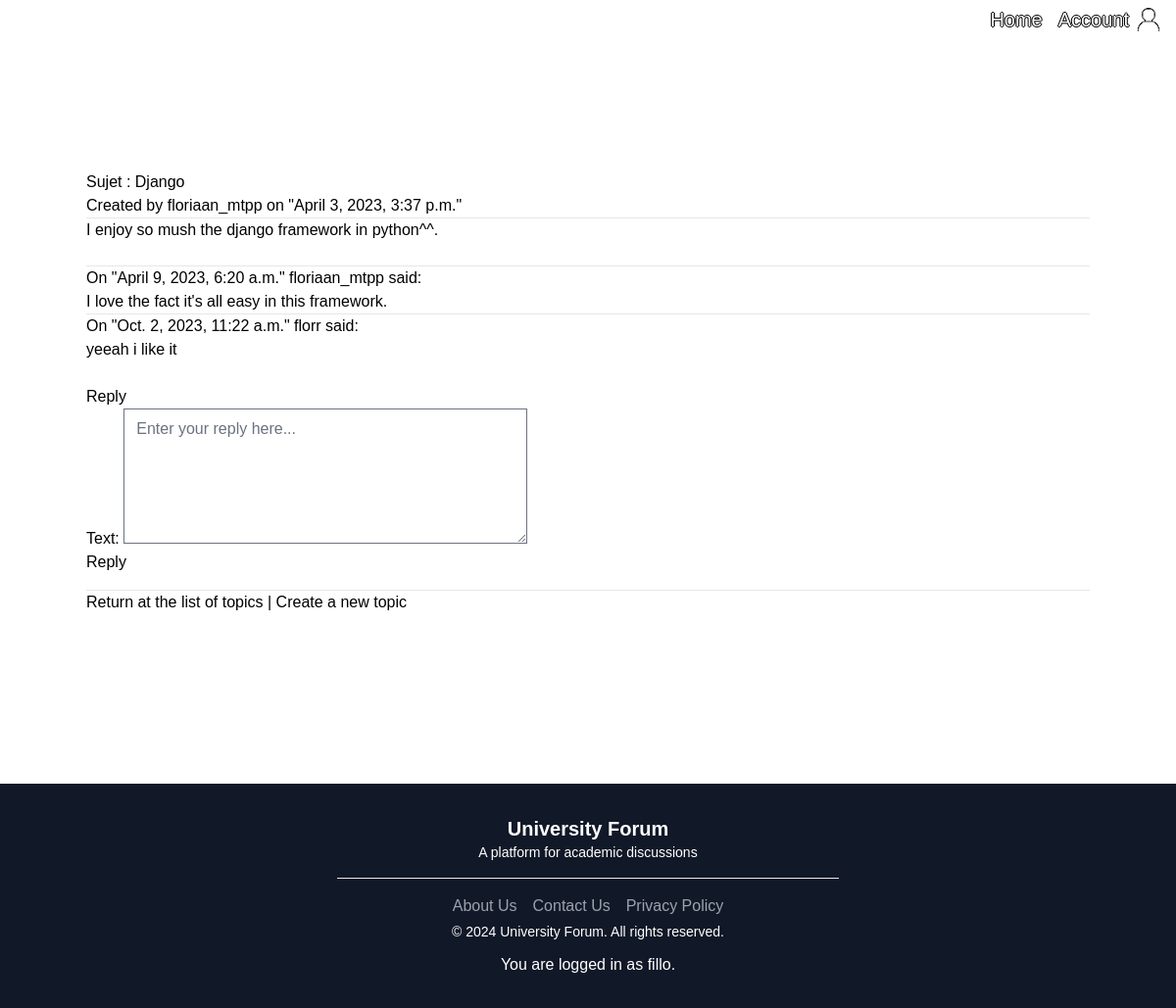
The page /topic/django/ (signed in) on the database its author committed.
### forum/models.py (models this page shows, shortened)
class Topic(models.Model):
    IT= 'IT section'
    MATH = 'MATH section'
    PHYS = 'PHYS section'
    MEDICINE = 'Medicine section'
    SOCIOLOGY = 'Sociology section'
    DIVER = 'miscellaneous Topics'
    SECTION_CHOICES = [
        (IT, 'IT section'),
        (MATH, 'MATH section'),
        (PHYS, 'PHYS section'),
        (MEDICINE, 'Medicine section'),
        (SOCIOLOGY, 'Sociology section'),
        (DIVER, 'miscellaneous Topics'),
    ]
    section = models.CharField(max_length=30, choices=SECTION_CHOICES, verbose_name='Section', default='None')
    title = models.CharField(max_length=255)
    description = models.TextField()
    created_at = models.DateTimeField(auto_now_add=True)
    author = models.ForeignKey(settings.AUTH_USER_MODEL, on_delete=models.CASCADE)
    slug = models.SlugField(max_length=255, unique=True)

class Reply(models.Model):
    topic = models.ForeignKey(Topic, related_name='replies', on_delete=models.CASCADE)
    author = models.ForeignKey(settings.AUTH_USER_MODEL, on_delete=models.CASCADE)
    text = models.TextField()
    created_at = models.DateTimeField(auto_now_add=True)
    class Meta:
        ordering = ['created_at']

### authentication/models.py (models this page shows)
class User(AbstractUser):
    PROFESSOR = 'professor'
    STUDENT = 'student'
    IT = 'IT license'
    MATH = 'MATH license'
    PHYS = 'PHYS license'
    Medecine = 'Medecine'
    Sociology = 'Sociology license'
    ROLE_CHOICES = [
        (PROFESSOR, 'Professor'),
        (STUDENT, 'Student'),
    ]
    STUDIES_CHOICES = [
        (IT, 'IT license'),
        (MATH, 'MATH license'),
        (PHYS, 'PHYS license'),
        (Medecine, 'Medecine'),
        (Sociology, 'Sociology license'),
    ]
    profile_picture = models.ImageField(verbose_name='profile_picture', blank=True, null=True)
    role = models.CharField(max_length=30, choices=ROLE_CHOICES, verbose_name='Rôle')
    studies = models.CharField(max_length=30, choices=STUDIES_CHOICES, verbose_name='Studies', default='')

### forum/views.py (the view)
# urls.py: path('topic/<slug>/', forum.views.topic_detail, name='topic-detail'),
@login_required
def topic_detail(request, slug):
    topic = get_object_or_404(Topic, slug=slug)
    if request.method == 'POST':
        form = forms.ReplyTopicForm(request.POST)
        if form.is_valid():
            reply = form.save(commit=False)
            reply.author = request.user
            reply.topic = topic
            reply.save()
            return redirect('topic-detail', slug=slug)
    else:
        form = forms.ReplyTopicForm()
    return render(request, 'forum/topic_detail.html', {'topic': topic, 'form': form})

### forum/forms.py
class ReplyTopicForm(forms.Form):
    message = forms.CharField(widget=forms.Textarea(
        attrs={'rows': 5, 'placeholder': 'Your message'}))

### forum/templates/forum/topic_detail.html (shortened to what this page needs)
{% extends "base.html" %}
{% load static %}
{% load tailwind_tags %}
{% block content %}
<main class="container mx-auto flex align-center flex-col h-full justify-center">
    <div class="div-topic">
        <h2>Sujet : {{ topic.title }}</h2>
        <div class="topic-content">
            <p id="create"> Created by {{ topic.author.username }} on "{{ topic.created_at }}"</p>
            <hr>
            <p>{{ topic.description }}</p>
        </div>
        <br>
        <div class="replies">
            {% for reply in topic.replies.all %}
                <div class="reply">
                    <hr>
                    <p id="reply">On "{{reply.created_at}}" {{ reply.author.username }} said:</p>
                    <p>{{ reply.text }}</p>
                </div>
                {% empty %}
                    <p>No replies yet.</p>
                {% endfor %}
        </div>
        <br>
        <div class="reply-textearea">
            <h3>Reply</h3>
            <form method="post">
                {{ form.as_p }}
                <input type="submit" value="Reply">
            </form>
        </div>
        <hr>
        <div class="main-forum">
            <p>
                <a href="{% url 'home'%}">Return at the list of topics</a>
                |
                <a href="{% url 'create-ftopic' %}">Create a new topic</a>
            </p>
        </div>
    </div>
</main>
{% endblock %}

### templates/base.html (shortened to what this page needs)
{% load static %}
{% load tailwind_tags %}
<html>
<head>
    <link rel="stylesheet" type="text/css" href="{% static 'css/style.css' %}?{% now 'U' %}">
    {% tailwind_css %}
</head>
<body>
    <nav class="navbar bg-transparent flex flex-row items-center absolute w-full z-10">
        <div class="nav-logo flex-grow">
            <a href="#" target="_blank"><box-icon name='chat' class="h-10 w-10"></box-icon></a>
        </div>
        <div class="nav-ul-right flex flex-row w-50 mr-4">
            <ul class="h-ful">
                <li>
                    <a href="{% url 'home' %}"
                        class="text-white hover:text-gray-900 mr-4 text-xl text-shadow-black">Home</a>
                </li>
            </ul>
            <ul class="account h-full">
                <li class="account">
                    <a href="{% url 'account' %}"
                        class="flex items-center text-white text-xl hover:text-gray-30 text-shadow-black hover:text-gray-900">
                        Account
                        <img src="{% static 'assets/account_icon.png' %}?{% now 'U' %}" alt="account-icon"
                            class="h-6 w-6 ml-2">
                    </a>
                </li>
            </ul>
        </div>
    </nav>
    <main>
        <div class="content-div">
            {% block content %}{% endblock content %}
        </div>
    </main>
    <footer class="bg-gray-900 text-white py-8">
        <div class="container mx-auto flex flex-col items-center justify-center">
            <div class="flex flex-col md:flex-row items-center justify-between mb-4">
                <div class="mb-4 md:mb-0">
                    <h3 class="text-xl font-semibold text-center">University Forum</h3>
                    <p class="text-sm">A platform for academic discussions</p>
                </div>
            </div>
            <hr class="bg-white w-1/2 mb-4">
            <div class="flex items-center">
                <a href="#" class="text-gray-400 hover:text-gray-200 mr-4">
                    About Us
                </a>
                <a href="#" class="text-gray-400 hover:text-gray-200 mr-4">
                    Contact Us
                </a>
                <a href="#" class="text-gray-400 hover:text-gray-200">
                    Privacy Policy
                </a>
            </div>
            <div>
                <p class="text-sm m-1">&copy; 2024 University Forum. All rights reserved.</p>
                <p class="text-center mt-3">You are logged in as {{ user }}.</p>
            </div>
        </div>
    </footer>
</body>
</html>

### static/css/style.css (style rules this page uses)
:root { --primary-color: #403e3f; --secondary-color: #0b7a1a; --text-color: whitesmoke; }
* { font-family: Arial, Helvetica, sans-serif; }
body { margin: 0; padding: 0; background-size: cover; }
.text-shadow-black { text-shadow: -1px 0 black, 0 1px black, 1px 0 black, 0 -1px black; }

### rows shown on the page
Topic: title "Django", author.username "floriaan_mtpp", created_at "April 3, 2023, 3:37 p.m.", description "I enjoy so mush the django framework in python^^."
Reply: created_at "April 9, 2023, 6:20 a.m.", author.username "floriaan_mtpp", text "I love the fact it's all easy in this framework."
Reply: created_at "Oct. 2, 2023, 11:22 a.m.", author.username "florr", text "yeeah i like it"
User: username "fillo"
